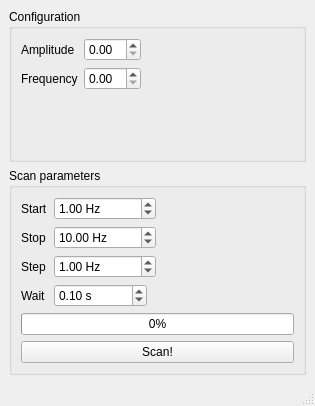
<?xml version="1.0" encoding="UTF-8"?>
<ui version="4.0">
 <class>MainWindow</class>
 <widget class="QMainWindow" name="MainWindow">
  <property name="geometry">
   <rect>
    <x>0</x>
    <y>0</y>
    <width>315</width>
    <height>406</height>
   </rect>
  </property>
  <property name="sizePolicy">
   <sizepolicy hsizetype="Preferred" vsizetype="Fixed">
    <horstretch>0</horstretch>
    <verstretch>0</verstretch>
   </sizepolicy>
  </property>
  <property name="windowTitle">
   <string>Frequency Scan</string>
  </property>
  <widget class="QWidget" name="centralwidget">
   <layout class="QVBoxLayout" name="verticalLayout">
    <item>
     <widget class="QGroupBox" name="configBox">
      <property name="title">
       <string>Configuration</string>
      </property>
      <layout class="QVBoxLayout" name="verticalLayout_3">
       <item>
        <layout class="QFormLayout" name="formLayout">
         <property name="fieldGrowthPolicy">
          <enum>QFormLayout::FieldsStayAtSizeHint</enum>
         </property>
         <item row="0" column="0">
          <widget class="QLabel" name="amplitudeLabel">
           <property name="text">
            <string>Amplitude</string>
           </property>
          </widget>
         </item>
         <item row="0" column="1">
          <widget class="QDoubleSpinBox" name="amplitude"/>
         </item>
         <item row="1" column="0">
          <widget class="QLabel" name="frequencyLabel">
           <property name="text">
            <string>Frequency</string>
           </property>
          </widget>
         </item>
         <item row="1" column="1">
          <widget class="QDoubleSpinBox" name="frequency"/>
         </item>
        </layout>
       </item>
      </layout>
     </widget>
    </item>
    <item>
     <widget class="QGroupBox" name="groupBox">
      <property name="title">
       <string>Scan parameters</string>
      </property>
      <layout class="QVBoxLayout" name="verticalLayout_2">
       <item>
        <layout class="QFormLayout" name="formLayout_2">
         <property name="fieldGrowthPolicy">
          <enum>QFormLayout::FieldsStayAtSizeHint</enum>
         </property>
         <item row="0" column="0">
          <widget class="QLabel" name="startLabel">
           <property name="text">
            <string>Start</string>
           </property>
          </widget>
         </item>
         <item row="0" column="1">
          <widget class="QDoubleSpinBox" name="start">
           <property name="suffix">
            <string> Hz</string>
           </property>
           <property name="maximum">
            <double>100000.000000000000000</double>
           </property>
           <property name="value">
            <double>1.000000000000000</double>
           </property>
          </widget>
         </item>
         <item row="1" column="0">
          <widget class="QLabel" name="stopLabel">
           <property name="text">
            <string>Stop</string>
           </property>
          </widget>
         </item>
         <item row="1" column="1">
          <widget class="QDoubleSpinBox" name="stop">
           <property name="suffix">
            <string> Hz</string>
           </property>
           <property name="maximum">
            <double>100000.000000000000000</double>
           </property>
           <property name="value">
            <double>10.000000000000000</double>
           </property>
          </widget>
         </item>
         <item row="2" column="0">
          <widget class="QLabel" name="stepLabel">
           <property name="text">
            <string>Step</string>
           </property>
          </widget>
         </item>
         <item row="2" column="1">
          <widget class="QDoubleSpinBox" name="step">
           <property name="suffix">
            <string> Hz</string>
           </property>
           <property name="maximum">
            <double>100000.000000000000000</double>
           </property>
           <property name="value">
            <double>1.000000000000000</double>
           </property>
          </widget>
         </item>
         <item row="3" column="0">
          <widget class="QLabel" name="waitLabel">
           <property name="text">
            <string>Wait</string>
           </property>
          </widget>
         </item>
         <item row="3" column="1">
          <widget class="QDoubleSpinBox" name="wait">
           <property name="suffix">
            <string> s</string>
           </property>
           <property name="maximum">
            <double>1000000.000000000000000</double>
           </property>
           <property name="value">
            <double>0.100000000000000</double>
           </property>
          </widget>
         </item>
        </layout>
       </item>
       <item>
        <widget class="QProgressBar" name="progress">
         <property name="value">
          <number>0</number>
         </property>
        </widget>
       </item>
       <item>
        <widget class="QPushButton" name="scan">
         <property name="text">
          <string>Scan!</string>
         </property>
        </widget>
       </item>
      </layout>
     </widget>
    </item>
   </layout>
  </widget>
  <widget class="QMenuBar" name="menubar">
   <property name="geometry">
    <rect>
     <x>0</x>
     <y>0</y>
     <width>315</width>
     <height>22</height>
    </rect>
   </property>
  </widget>
  <widget class="QStatusBar" name="statusbar"/>
 </widget>
 <tabstops>
  <tabstop>amplitude</tabstop>
  <tabstop>start</tabstop>
  <tabstop>stop</tabstop>
  <tabstop>step</tabstop>
  <tabstop>wait</tabstop>
  <tabstop>scan</tabstop>
 </tabstops>
 <resources/>
 <connections/>
</ui>
